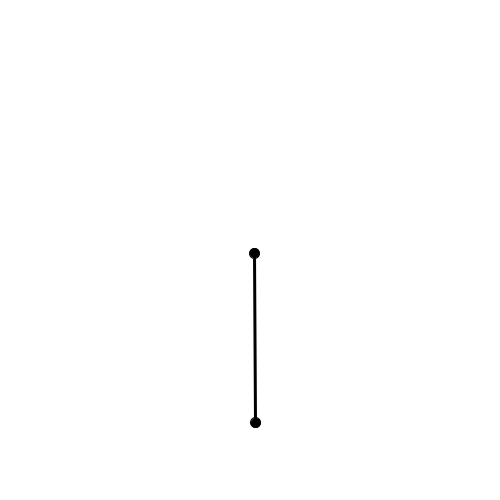
Frame 1 (no input)
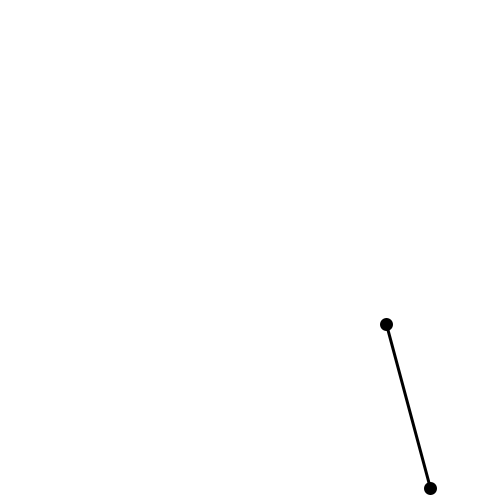
Frame 60 (the mouse pressed at the canvas centre just before this capture)
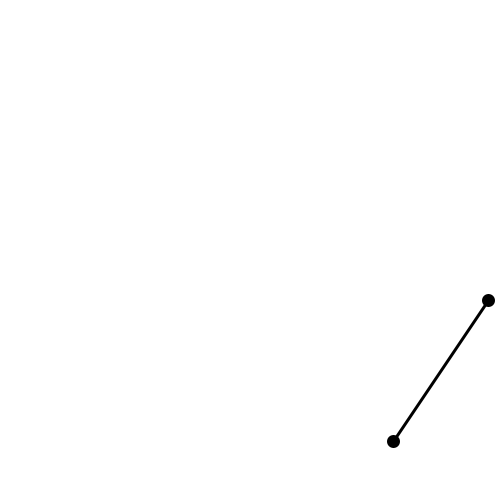
Frame 120 (the mouse held since frame 60 and released just before this capture)

The Processing sketch that drew these frames (run headless with seeded random() and noise(); from frame 60 on, the mouse is pressed at the canvas centre):

// Processing sketch: ball_stick
// ── ball_stick.pde
ball b1;
ball b2;
stick s;

int stickLen = 80;


PVector intLoc1;
PVector intLoc2;




void setup(){
  size(500, 500);
  background(255);
  intLoc1 = new PVector(width/2, height/2);
  intLoc2 = new PVector(width/2, height- stickLen);
  
  float r = 10;
  
  b1 = new ball(intLoc1, r, color(0));
  b2 = new ball(intLoc2, r, color(0));
  
  s = new stick(b1, b2);
}

void draw(){
  background(255);
  s.update();
  s.display();
 
}

// ── ball.pde
class ball{
  color ballColor;
  float radius;
  PVector location;
  PVector oldLocation;
  PVector nudge;
  
  ball(){
    this(new PVector(random(width), random(height)), random(20), color(random(255)));
  }
    
  ball(PVector loc, float r, color c){
    location = loc;
    radius = r;
    ballColor = c;
    ballColor = color(0);
    
    oldLocation   = location.get();
    nudge = new PVector (random(1,3), random(1,3));
    
    location. add(nudge);  
  }


void display(){
  fill(ballColor);
  ellipse(location.x, location.y, radius, radius);
}

void move(){
  PVector temp = location.get();
  location.x += (location.x - oldLocation.x);
  location.y += (location.y - oldLocation.y);
  
  oldLocation.set(temp);
  bounce();
  
}
void bounce(){
  if(location.x > width-radius){
    location.x = width -radius;
    oldLocation.x = location.x;
    location.x -= nudge.x;
  }
  
  
  if(location.x < radius){
    location.x = radius;
    oldLocation.x = location.x;
    location.x += nudge.x;
  }
  
    if(location.y > height-radius){
    location.y = height -radius;
    oldLocation.y = location.y;
    location.y -= nudge.y;
  }
  
  
    if(location.y < radius){
    location.y = radius;
    oldLocation.y = location.y;
    location.y -= nudge.y;
    }
  
  }
}
  
  

// ── stick.pde
class stick{
  ball b1, b2;
  
  float r;
  stick(ball b1, ball b2){
    this.b1 = b1;
    this.b2 = b2;
    r = b1.location.dist(b2.location);
    
  }
  
  
  
  void constrainLength(){
   float k = 1;
   PVector delta = PVector.sub(b2.location, b1.location);
   float deltaLength = delta.mag();
   float d =((deltaLength - r) /deltaLength);
   
   b1.location.x += delta.x * k * d/2;
   b1.location.y += delta.y * k * d/2;
   
   
   b2.location.x -= delta.x * k * d/2;
   b2.location.y -= delta.y * k * d/2;
   
  
  
  }
  
  void display(){
    b1.display();
    b2.display();
    stroke(0);
    strokeWeight(3);
    line(b1.location.x, b1.location.y, b2.location.x, b2.location.y);
  }
  
  void update(){
    b1.move();
    b2.move();
    constrainLength();
  }
  
}
  
